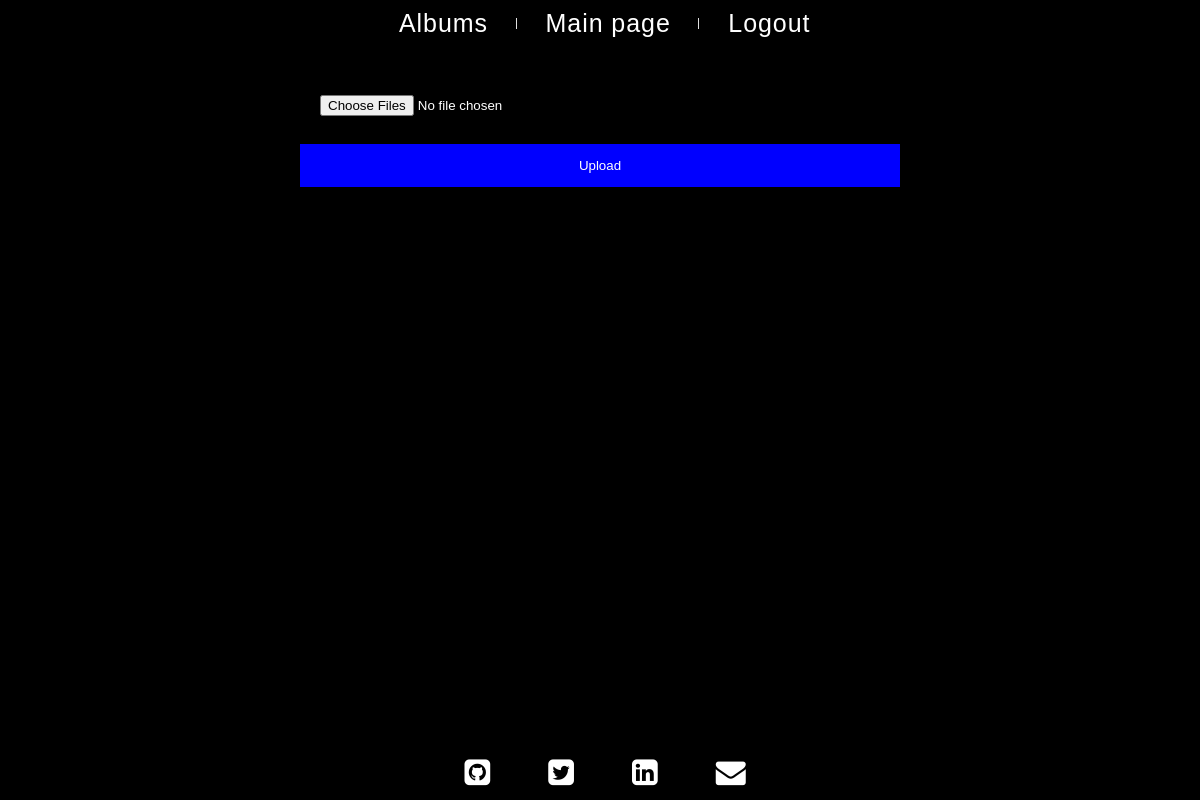
The app's page /photo_upload/3, older data.
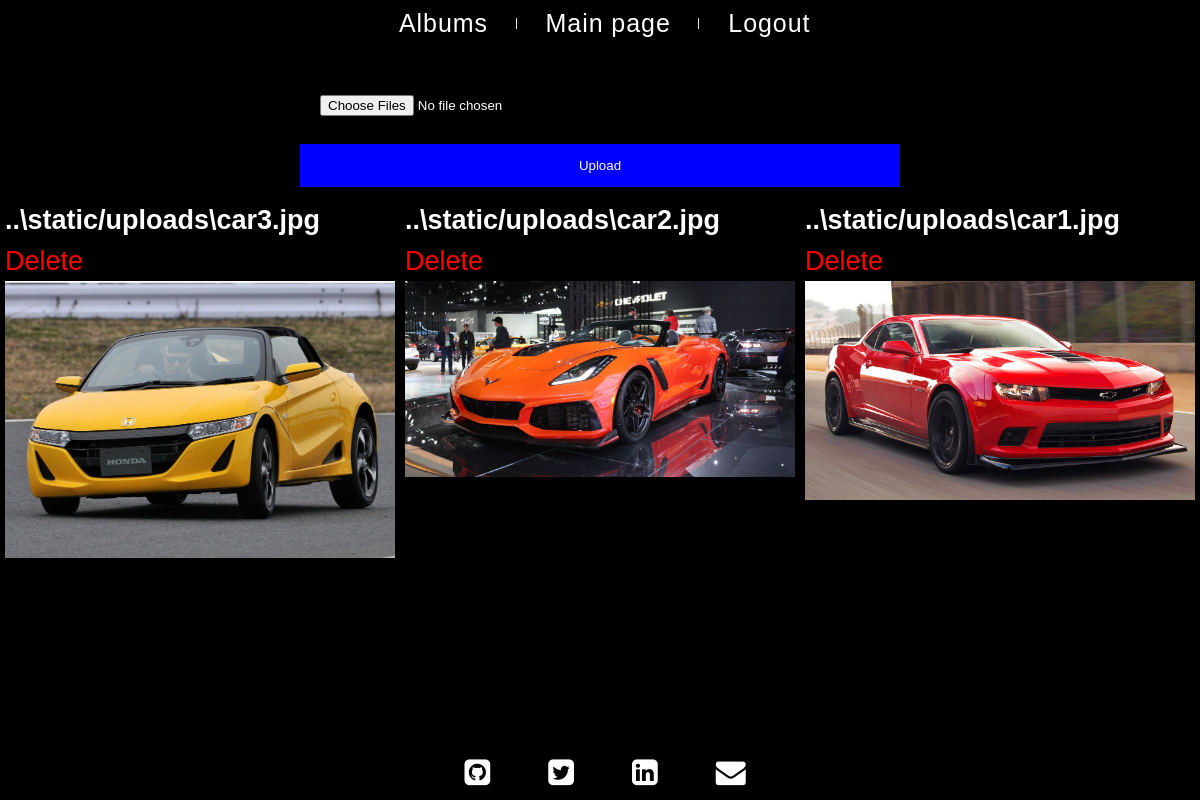
The same page, newer data.
### models.py (models this page shows)
class Photo(db.Model):
    id = db.Column(db.Integer, primary_key = True)
    album_id = db.Column(db.Integer, db.ForeignKey('album.id'))
    image = db.Column(db.String(100))

### views.py (the view, shortened to what this page needs)
@app.route('/photo_upload/<album_id>', methods=['GET','POST'])
def photo_upload(album_id):
    uploaded_files = request.files.getlist("file[]")
    filenames = []
    photos = Photo.query.filter_by(album_id=album_id).all()
    return render_template('upload.html', photos=photos, album_id = album_id)

### templates/upload.html
{% extends "base.html" %} {% block style %}
<link rel="stylesheet" type="text/css" href="{{ url_for('static',filename='styles/upload.css') }}"> {% endblock %} {% block top %}
<form method="post" enctype="multipart/form-data">
    <input type="file" multiple="" name="file[]" class="span3" />
    <input type="submit" value="Upload" class="span2">
</form>
{% endblock %} {% block body %}
<div class="row">
    {% for photo in photos %}
    <div class="column">
        <h2>{{photo.image}}</h2>
        <h2><a href="/delete_photo/{{photo.album_id}}/{{photo.id}}" style="color: red;">Delete</a></h2>
        <img src="{{photo.image}}" alt="Robot Image" width="460" height="345">
    </div>
    {% endfor %}
</div>
{% endblock %}

Row changes from the older to the newer data that the page shows:
now on this page (row edited): Photo: image "..\\static/uploads\\car3.jpg", shows a picture
now on this page (row edited): Photo: image "..\\static/uploads\\car2.jpg", shows a picture
now on this page (row edited): Photo: image "..\\static/uploads\\car1.jpg", shows a picture
